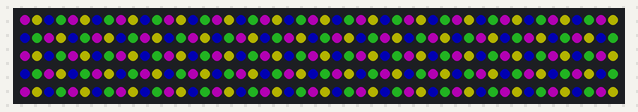
A sketch run on a simulated Arduino Uno, built with avr-gcc and run on an emulated ATmega328P. Parts: 250 RGB LEDs in strip order, left to right, continuing on the next row. Dim RGB values are drawn brighter than linear; random numbers use the default seed unless the sketch sets one.

Above: at 2.2 s.

The sketch:

nye-party-deco.ino
```cpp
#include <Adafruit_NeoPixel.h>
#ifdef __AVR__
  #include <avr/power.h>
#endif

#define NUM_PIXELS 250
#define NUM_COLORS 7
#define NUM_COLORS_TO_SHOW 4
#define PIN 6
#define BRIGHTNESS_MIN 0
#define BRIGHTNESS_MAX 60

Adafruit_NeoPixel strip = Adafruit_NeoPixel(NUM_PIXELS, PIN, NEO_GRB + NEO_KHZ800);

float brightness = (BRIGHTNESS_MAX - BRIGHTNESS_MIN) / 2;
float increment = 0.5;
int loopCount = 0;
int cycle = 0;
int numColorsToShow = 4;

void setup() {
  // Copypasta from Neopixel code samples. Not sure it makes a difference ¯\_(ツ)_/¯
  // This is for Trinket 5V 16MHz, you can remove these three lines if you are not using a Trinket
  #if defined (__AVR_ATtiny85__)
    if (F_CPU == 16000000) clock_prescale_set(clock_div_1);
  #endif
  // End of trinket special code

  strip.begin();
  strip.setBrightness(brightness);
  strip.show();

  Serial.begin(9600);
}

void loop() {
  for(int i = 0 ; i < NUM_PIXELS ; i++){
    strip.setPixelColor(i, getColorForIndex(((i % numColorsToShow) + cycle) % NUM_COLORS));
  }

  brightness += increment;
  if(brightness < BRIGHTNESS_MIN){
    brightness = BRIGHTNESS_MIN;
    increment *= -1;
    cycle++;
    numColorsToShow = random(1, NUM_COLORS_TO_SHOW + 1);
  } else if(brightness > BRIGHTNESS_MAX){
    brightness = BRIGHTNESS_MAX;
    increment *= -1;
    delay(60000);
  }
  strip.setBrightness(brightness);
  strip.show();
  delay(5);

  loopCount++;
}

uint32_t getColorForIndex(int index){
  int red;
  int green;
  int blue;

  switch(index%NUM_COLORS){
    case 0:
      // Cyan
      red = 0;
      green = 255;
      blue = 255;
      break;
    case 1:
      // Yellow
      red = 255;
      green = 255;
      blue = 0;
      break;
    case 2:
      // Blue
      red = 0;
      green = 0;
      blue = 255;
      break;
    case 3:
      // Red
      red = 255;
      green = 50;
      blue = 50;
      break;
    case 4:
      // Green
      red = 0;
      green = 255;
      blue = 0;
      break;
    case 5:
      // Purple
      red = 255;
      green = 0;
      blue = 246;
      break;
    case 6:
      // White
      red = 255;
      green = 255;
      blue = 255;
      break;
  }

  return strip.Color(green, red, blue, 0);
}
```
